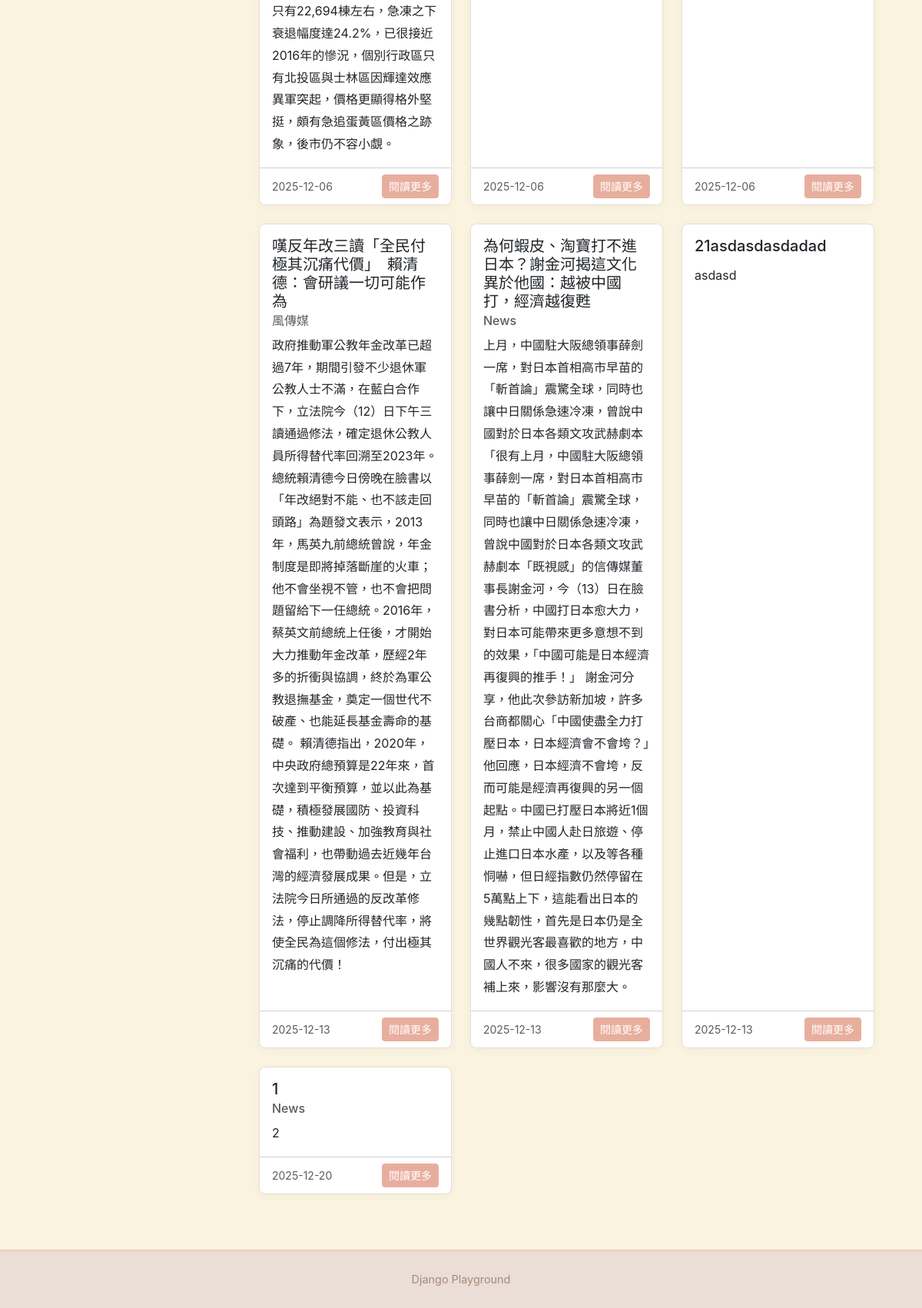
The app's page /blog/articles/ (lower part), older data.
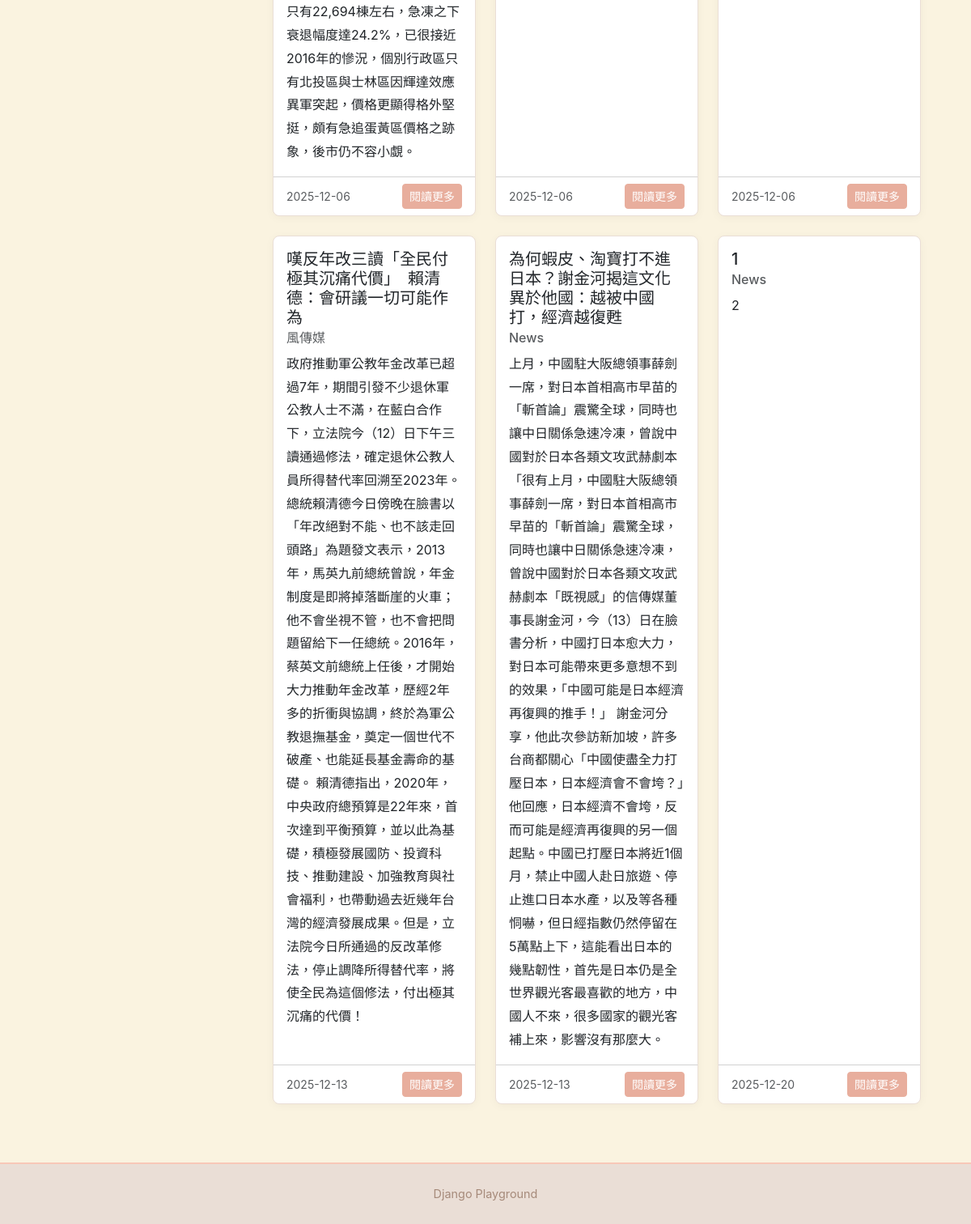
The same page, newer data.
### blog/models.py (models this page shows, shortened)
class Article(models.Model):
    title = models.CharField(max_length=200)
    content = models.TextField()
    cover_image = models.ImageField(
        upload_to="articles/covers/",
        blank=True,
        null=True,
    )
    created_by = models.ForeignKey(
        settings.AUTH_USER_MODEL,
        on_delete=models.CASCADE,
    )
    created_at = models.DateTimeField(auto_now_add=True)
    updated_at = models.DateTimeField(auto_now=True)
    is_published = models.BooleanField(default=False)
    is_deleted = models.BooleanField(default=False)
    author = models.ForeignKey(
        Author,
        on_delete=models.CASCADE,
        related_name="articles",
        null=True,
        blank=True,
    )
    tags = models.ManyToManyField(
        Tag,
        related_name="articles",
        blank=True,
    )

class Author(models.Model):
    name = models.CharField(max_length=100)
    email = models.EmailField(unique=True)
    bio = models.TextField(blank=True)
    created_at = models.DateTimeField(auto_now_add=True)
    def __str__(self):
        return self.name

### blog/views.py (the view)
# urls.py: path("articles/", views.article_list, name="article_list"),
def article_list(request):
    filter_ = ArticleFilter(
        request.GET or None,
        queryset=Article.objects.filter(is_deleted=False)
        .select_related("author")
        .prefetch_related("tags"),
    )  # filter 有一個內建function所以刻意加上底線 filter_ 來命名
    return render(
        request, "blog/article_list.html", {"filter": filter_}
    )  # filter_資料以filter名稱傳到前端的時候就轉為filter

### blog/models.py (called while the page is built)
    def __str__(self):
        return self.name

### blog/templates/blog/article_list.html (shortened to what this page needs)
{% extends "blog/base.html" %}
{% load django_bootstrap5 %}
{% block extra_head %}
    <link rel="stylesheet"
          href="https://cdn.jsdelivr.net/npm/tom-select@2.4.3/dist/css/tom-select.bootstrap5.min.css">
{% endblock extra_head %}
{% block blog_content %}
  <form method="post" action="{% url "blog:article_bulk_delete" %}">
    <div class="row">
        {% for article in filter.qs %}
            {% include "blog/components/article_card.html" with show_check_box=True %}
        {% empty %}
            <div class="col-12">
                <div class="alert alert-info">
                    沒有符合條件的文章
                </div>
            </div>
        {% endfor %}
    </div>
</form>
{% endblock blog_content %}

### blog/templates/blog/components/article_card.html (shortened to what this page needs)
<div class="col-12 col-sm-6 col-md-6 col-lg-4 col-xl-4 mb-4">
  <div class="card h-100">
    <div class="card-body d-flex flex-column">
      <h5 class="card-title">
        {{ article.title }}
      </h5>
      <h6 class="card-subtitle mb-2 text-muted">
        {{ article.author.name }}
      </h6>
      <p class="card-text flex-grow-1">
        {{ article.content|truncatewords:30 }}
      </p>
    </div>
    <div class="card-footer bg-transparent">
      <div class="d-flex justify-content-between align-items-center">
        <small class="text-muted">
          {{ article.created_at|date:"Y-m-d" }}
        </small>
        <a href="{% url 'blog:article_detail' article.id %}"
           class="btn btn-primary btn-sm">
          閱讀更多
        </a>
      </div>
    </div>
  </div>
</div>

Row changes from the older to the newer data that the page shows:
removed Article: title "21asdasdasdadad", content "asdasd", created_at "2025-12-13"
